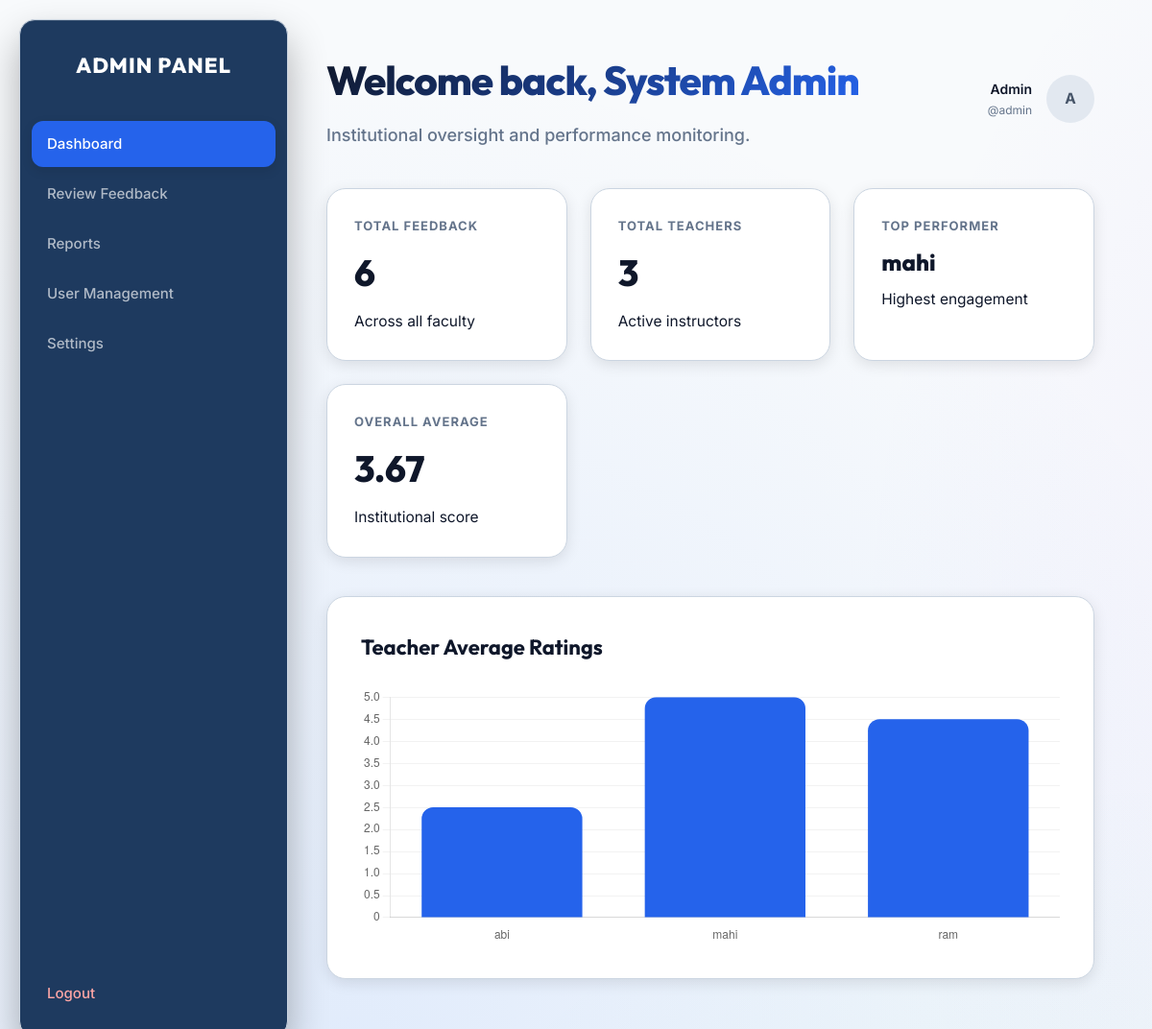
The page /admin (signed in) on the database its author committed.
### app.py (models this page shows, shortened)
class User(db.Model):  # type: ignore
    id = db.Column(db.Integer, primary_key=True)
    username = db.Column(db.String(100), unique=True, nullable=False)
    password_hash = db.Column(db.String(255), nullable=False)
    role = db.Column(db.String(20), nullable=False) # admin, teacher, student
    full_name = db.Column(db.String(100))
    email = db.Column(db.String(100))
    mobile = db.Column(db.String(20))
    year = db.Column(db.String(20)) # For students
    photo_url = db.Column(db.String(200)) # Path to profile photo
    theme = db.Column(db.String(50), default="theme-light")

### app.py (the view)
@app.route("/admin")
def admin_dashboard():
    if session.get("role") != "admin":
        return redirect("/")
    admin_name = session.get("user")
    admin_user = User.query.filter_by(username=admin_name).first()
    all_feedbacks = Feedback.query.all()
    teacher_avg = get_teacher_avg()
    highest = max(teacher_avg, key=lambda t: teacher_avg[t]) if teacher_avg else "N/A"
    lowest = min(teacher_avg, key=lambda t: teacher_avg[t]) if teacher_avg else "N/A"
    ratings = [f.rating for f in all_feedbacks]
    overall_avg = round(sum(ratings) / len(ratings), 2) if ratings else 0.0  # type: ignore
    return render_template(
        "admin_dashboard.html",
        admin=admin_user,
        feedbacks=all_feedbacks,
        teacher_avg=teacher_avg,
        highest=highest,
        lowest=lowest,
        overall_avg=overall_avg,
        theme=session.get("theme", "theme-light")
    )

### app.py (called while the page is built)
def get_teacher_list():
    teachers = User.query.filter_by(role="teacher").all()
    return [t.username for t in teachers]

def get_teacher_avg():
    result = {}
    all_feedbacks = Feedback.query.all()
    for t in get_teacher_list():
        rates = [float(f.rating) for f in all_feedbacks if f.teacher == t]
        result[t] = round(sum(rates) / len(rates), 2) if rates else 0.0  # type: ignore
    return result

### templates/admin_dashboard.html (shortened to what this page needs)
<!DOCTYPE html>
<html lang="en">
<head>
    <link rel="stylesheet" href="/static/style.css">
</head>
<body class="{{ theme }} app-bg">
    <div class="layout">
        <aside class="sidebar">
            <div class="sidebar-brand">
                <h2>ADMIN PANEL</h2>
            </div>
            <nav class="sidebar-nav">
                <a href="/admin" class="active">Dashboard</a>
                <a href="/admin_feedback">Review Feedback</a>
                <a href="/admin_reports">Reports</a>
                <a href="/admin_users">User Management</a>
                <a href="/admin_settings">Settings</a>
                <a href="/logout" class="logout">Logout</a>
            </nav>
        </aside>
        <main class="main">
            <div class="page-header" style="display: flex; justify-content: space-between; align-items: center;">
                <div>
                    <h1>Welcome back, {{ admin.full_name or admin.username.capitalize() }}</h1>
                    <p>Institutional oversight and performance monitoring.</p>
                </div>
                <div class="header-profile" style="display: flex; align-items: center; gap: 15px;">
                    <div style="text-align: right;">
                        <div style="font-weight: 600; font-size: 14px; color: var(--text);">{{ admin.role.capitalize()
                            }}</div>
                        <div style="font-size: 12px; color: var(--muted);">@{{ admin.username }}</div>
                    </div>
                    <div class="profile-toggle-btn" style="position: relative; cursor: pointer;"
                        onclick="toggleProfileDropdown()">
                        {% if admin.photo_url %}
                        <img src="{{ admin.photo_url }}"
                            style="width: 50px; height: 50px; border-radius: 50%; object-fit: cover; object-position: center top; padding: 2px; background: var(--surface); border: 2px solid var(--accent); box-sizing: border-box;">
                        {% else %}
                        <div
                            style="width: 50px; height: 50px; border-radius: 50%; background: #e2e8f0; display: flex; align-items: center; justify-content: center; font-weight: bold; color: #475569;">
                            {{ admin.username[0].upper() }}</div>
                        {% endif %}
                    </div>
                </div>
            </div>
            <div class="stat-grid">
                <div class="stat-card">
                    <div class="stat-label">Total Feedback</div>
                    <div class="stat-value">{{ feedbacks|length }}</div>
                    <div class="stat-sub">Across all faculty</div>
                </div>
                <div class="stat-card">
                    <div class="stat-label">Total Teachers</div>
                    <div class="stat-value">{{ teacher_avg|length }}</div>
                    <div class="stat-sub">Active instructors</div>
                </div>
                <div class="stat-card">
                    <div class="stat-label">Top Performer</div>
                    <div class="stat-value" style="font-size: 24px;">{{ highest }}</div>
                    <div class="stat-sub">Highest engagement</div>
                </div>
                <div class="stat-card">
                    <div class="stat-label">Overall Average</div>
                    <div class="stat-value">{{ overall_avg }}</div>
                    <div class="stat-sub">Institutional score</div>
                </div>
            </div>
            <div class="panel">
                <div class="panel-title">Teacher Average Ratings</div>
                <canvas id="barChart" style="max-height: 350px;"></canvas>
            </div>
        </main>
    </div>
    <script>
        new Chart(document.getElementById("barChart"), {
            type: "bar",
            data: {
                labels: {{ teacher_avg.keys() | list | tojson }},
            datasets: [{
                label: "Average Rating",
                data: {{ teacher_avg.values() | list | tojson }},
            backgroundColor: "#2563eb",
            borderRadius: 12
                }]
            },
            options: {
            responsive: true,
            maintainAspectRatio: false,
            plugins: {
                legend: { display: false }
            },
            scales: {
                y: {
                    min: 0,
                    max: 5,
                    grid: { color: "rgba(0,0,0,0.05)" }
                },
                x: {
                    grid: { display: false }
                }
            }
        }
        });
        function toggleProfileDropdown() {
            var dropdown = document.getElementById('profile-dropdown');
            dropdown.style.display = dropdown.style.display === 'none' || dropdown.style.display === '' ? 'block' : 'none';
        }
        window.onclick = function (event) {
            if (!event.target.closest('.profile-toggle-btn')) {
                var dropdown = document.getElementById('profile-dropdown');
                if (dropdown && dropdown.style.display === 'block') {
                    dropdown.style.display = 'none';
                }
            }
        }
    </script>
</body>
</html>

### rows shown on the page
User: full_name "System Admin", role "Admin", username "admin", username "A"
User: username "mahi"

### other values the page prints
{{ feedbacks|length }} "6"
{{ teacher_avg|length }} "3"
{{ overall_avg }} "3.67"
chart data {{ teacher_avg.keys() | list | tojson }} ["abi", "mahi", "ram"]
chart data {{ teacher_avg.values() | list | tojson }} [2.5, 5.0, 4.5]
